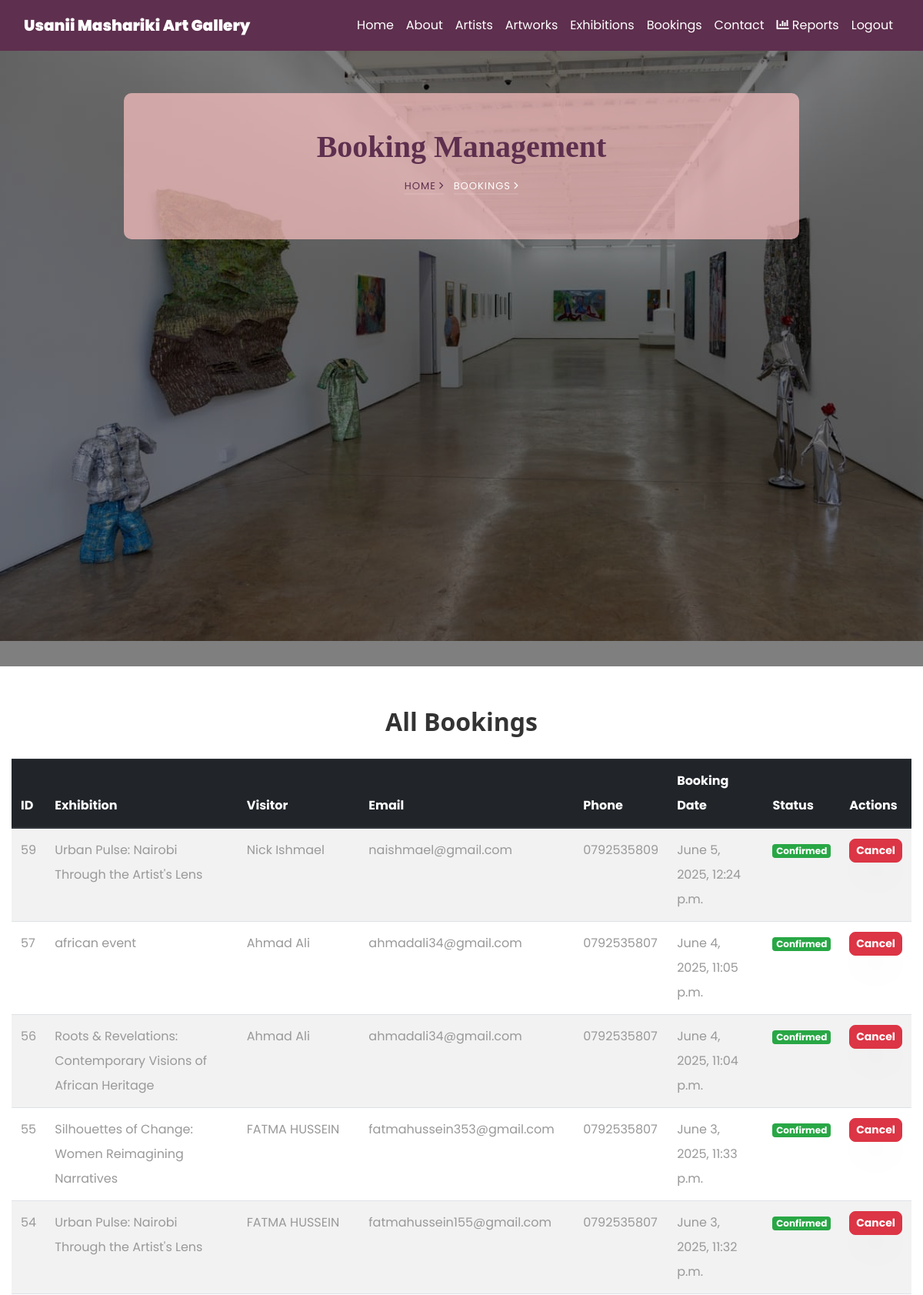
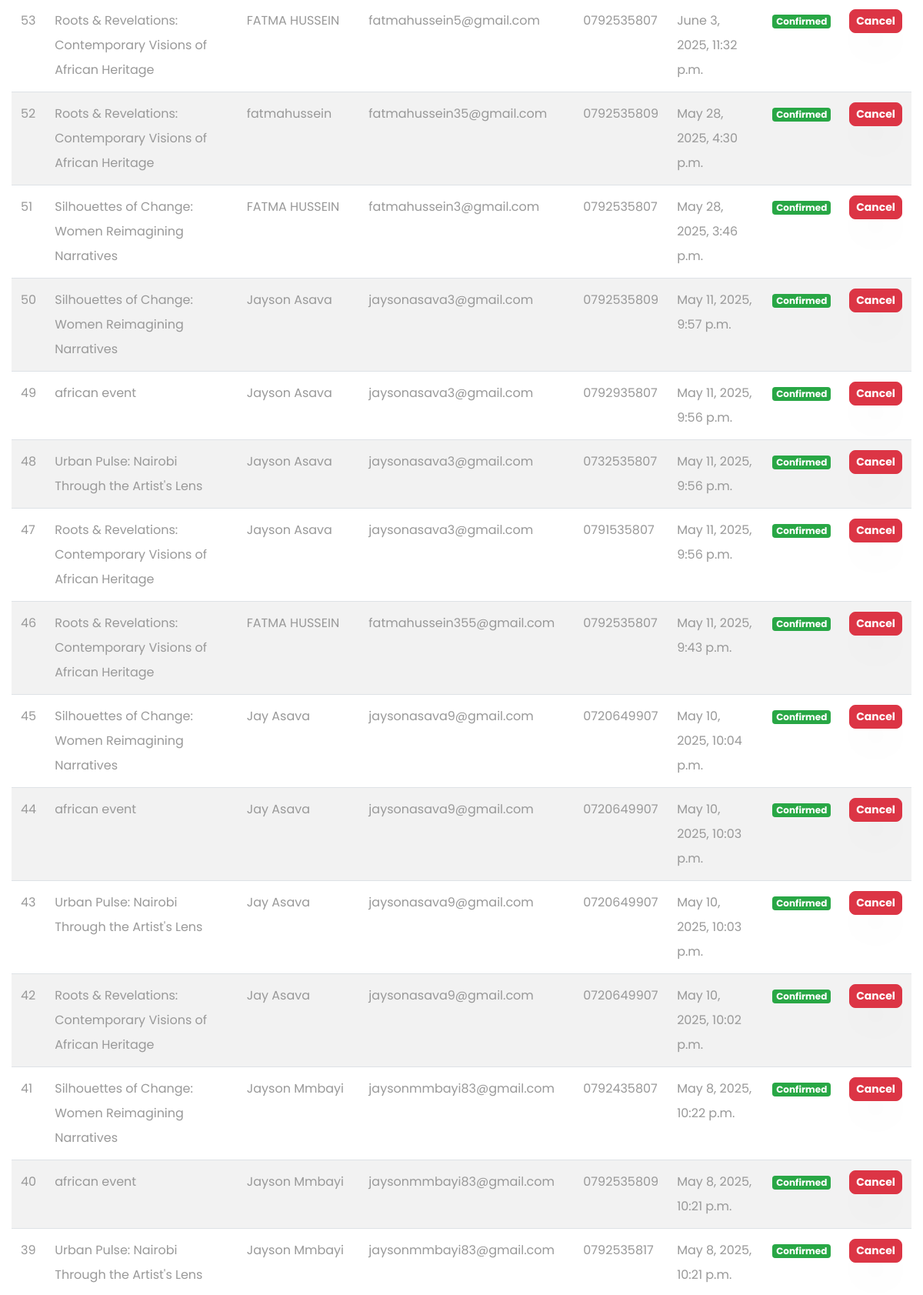
The page /bookings/ (signed in, upper part) on the database its author committed (2 pictures, top to bottom).
### usanii/models.py (models this page shows, shortened)
class Booking(models.Model):
    exhibition = models.ForeignKey(
        Exhibition,
        on_delete=models.CASCADE,
        related_name='bookings'  # Added for easier querying
    )
    name = models.CharField(max_length=255)
    email = models.EmailField()
    phone = models.CharField(max_length=15)
    booking_date = models.DateTimeField(auto_now_add=True)
    is_confirmed = models.BooleanField(default=True)
    attended = models.BooleanField(default=False)  # Track if they actually attended
    user = models.ForeignKey(User, on_delete=models.SET_NULL, null=True, blank=True)  # Added for customer reports
    class Meta:
        unique_together = ('email', 'exhibition')  # Prevent duplicate bookings
        ordering = ['-booking_date']  # Newest bookings first
        verbose_name = "Booking"
        verbose_name_plural = "Bookings"

class Exhibition(models.Model):
    title = models.CharField(max_length=255)
    image = models.ImageField(upload_to='exhibitions/')
    date = models.CharField(max_length=200, default='Saturday')
    description = models.TextField(max_length=1000, default='This is an exhibition')
    start_time = models.TimeField(
        help_text="Format: HH:MM (24-hour format), e.g. 18:00 for 6 PM"
    )
    end_time = models.TimeField(
        help_text="Format: HH:MM (24-hour format), e.g. 21:00 for 9 PM"
    )
    max_capacity = models.PositiveIntegerField(default=50)
    current_attendees = models.PositiveIntegerField(default=0)
    created_at = models.DateTimeField(default=timezone.now)  # Added for better reporting
    booking_date = models.DateTimeField(default=timezone.now)
    class Meta:
        verbose_name = "Exhibition"
        verbose_name_plural = "Exhibitions"
        ordering = ['-created_at']  # Newest exhibitions first

### usanii/views.py (the view)
# urls.py: path('bookings/', views.booking_list, name='booking_list'),
def booking_list(request):
    if not request.user.is_authenticated:
        return redirect('login')
    bookings = Booking.objects.select_related('exhibition').all()
    return render(request, "booking_list.html", {
        "bookings": bookings,
        "footer": Footer.objects.all()
    })

### usanii/templates/booking_list.html
{% extends 'common.html' %}
{% load static %}
{% block body %}
<section class="hero-wrap hero-wrap-2" style="background-image: url('{% static 'images/art6.jpg' %}'); height: 100vh; background-size: cover;" data-stellar-background-ratio="0.5">
  <div class="overlay"></div>
  <div class="container">
    <div class="row no-gutters slider-text align-items-center justify-content-center">
      <div class="col-md-9 ftco-animate text-center" style="background: rgba(255, 196, 196, 0.7); border-radius: 10px; padding: 40px;">
        <h1 class="mb-2 bread" style="font-family: 'Georgia', serif; color: #5e2f4e;">Booking Management</h1>
        <p class="breadcrumbs" style="color: #5e2f4e;">
          <span class="mr-2"><a href="{% url 'home' %}" style="color: #5e2f4e;">Home <i class="ion-ios-arrow-forward"></i></a></span>
          <span>Bookings <i class="ion-ios-arrow-forward"></i></span>
        </p>
      </div>
    </div>
  </div>
</section>
<div class="container my-5">
    <h2 class="text-center mb-4" style="font-family: 'Segoe UI', Tahoma, Geneva, Verdana, sans-serif; color: #333; font-weight: bold;">All Bookings</h2>
    <div class="table-responsive">
        <table class="table table-striped table-hover" style="border-radius: 8px; box-shadow: 0 4px 10px rgba(0, 0, 0, 0.1);">
            <thead class="thead-dark" style="background-color: #3498db; color: #fff;">
                <tr>
                    <th>ID</th>
                    <th>Exhibition</th>
                    <th>Visitor</th>
                    <th>Email</th>
                    <th>Phone</th>
                    <th>Booking Date</th>
                    <th>Status</th>
                    <th>Actions</th>
                </tr>
            </thead>
            <tbody>
                {% for booking in bookings %}
                <tr>
                    <td>{{ booking.id }}</td>
                    <td>{{ booking.exhibition.title }}</td>
                    <td>{{ booking.name }}</td>
                    <td>{{ booking.email }}</td>
                    <td>{{ booking.phone }}</td>
                    <td>{{ booking.booking_date }}</td>
                    <td>
                        {% if booking.is_confirmed %}
                            <span class="badge badge-success" style="font-weight: bold;">Confirmed</span>
                        {% else %}
                            <span class="badge badge-warning" style="font-weight: bold;">Pending</span>
                        {% endif %}
                    </td>
                    <td>
                        <a href="{% url 'cancel_booking' booking.id %}" class="btn btn-sm btn-danger" onclick="return confirm('Are you sure you want to cancel this booking?')" style="border-radius: 8px; font-weight: bold;">Cancel</a>
                    </td>
                </tr>
                {% empty %}
                <tr>
                    <td colspan="8" class="text-center">No bookings found</td>
                </tr>
                {% endfor %}
            </tbody>
        </table>
    </div>
</div>
{% endblock %}

### usanii/templates/common.html (style rules this page uses)
body { background-color: #FFFFFF; font-family: 'Poppins', sans-serif; }
.btn, .form-control.submit { background-color: #88B04B; color: white; }

### rows shown on the page
Booking: id "59", exhibition "Urban Pulse: Nairobi Through the Artist's Lens", name "Nick Ishmael", email "naishmael@gmail.com", phone "0792535809", booking_date "June 5, 2025, 12:24 p.m.", is_confirmed "Confirmed"
Booking: id "57", exhibition "african event", name "Ahmad Ali", email "ahmadali34@gmail.com", phone "0792535807", booking_date "June 4, 2025, 11:05 p.m.", is_confirmed "Confirmed"
Booking: id "56", exhibition "Roots & Revelations: Contemporary Visions of African Heritage", name "Ahmad Ali", email "ahmadali34@gmail.com", phone "0792535807", booking_date "June 4, 2025, 11:04 p.m.", is_confirmed "Confirmed"
Booking: id "55", exhibition "Silhouettes of Change: Women Reimagining Narratives", name "FATMA HUSSEIN", email "fatmahussein353@gmail.com", phone "0792535807", booking_date "June 3, 2025, 11:33 p.m.", is_confirmed "Confirmed"
Booking: id "54", exhibition "Urban Pulse: Nairobi Through the Artist's Lens", name "FATMA HUSSEIN", email "fatmahussein155@gmail.com", phone "0792535807", booking_date "June 3, 2025, 11:32 p.m.", is_confirmed "Confirmed"
Booking: id "53", exhibition "Roots & Revelations: Contemporary Visions of African Heritage", name "FATMA HUSSEIN", email "fatmahussein5@gmail.com", phone "0792535807", booking_date "June 3, 2025, 11:32 p.m.", is_confirmed "Confirmed"
Booking: id "52", exhibition "Roots & Revelations: Contemporary Visions of African Heritage", name "fatmahussein", email "fatmahussein35@gmail.com", phone "0792535809", booking_date "May 28, 2025, 4:30 p.m.", is_confirmed "Confirmed"
Booking: id "51", exhibition "Silhouettes of Change: Women Reimagining Narratives", name "FATMA HUSSEIN", email "fatmahussein3@gmail.com", phone "0792535807", booking_date "May 28, 2025, 3:46 p.m.", is_confirmed "Confirmed"
Booking: id "50", exhibition "Silhouettes of Change: Women Reimagining Narratives", name "Jayson Asava", email "jaysonasava3@gmail.com", phone "0792535809", booking_date "May 11, 2025, 9:57 p.m.", is_confirmed "Confirmed"
Booking: id "49", exhibition "african event", name "Jayson Asava", email "jaysonasava3@gmail.com", phone "0792935807", booking_date "May 11, 2025, 9:56 p.m.", is_confirmed "Confirmed"
Booking: id "48", exhibition "Urban Pulse: Nairobi Through the Artist's Lens", name "Jayson Asava", email "jaysonasava3@gmail.com", phone "0732535807", booking_date "May 11, 2025, 9:56 p.m.", is_confirmed "Confirmed"
Booking: id "47", exhibition "Roots & Revelations: Contemporary Visions of African Heritage", name "Jayson Asava", email "jaysonasava3@gmail.com", phone "0791535807", booking_date "May 11, 2025, 9:56 p.m.", is_confirmed "Confirmed"
Booking: id "46", exhibition "Roots & Revelations: Contemporary Visions of African Heritage", name "FATMA HUSSEIN", email "fatmahussein355@gmail.com", phone "0792535807", booking_date "May 11, 2025, 9:43 p.m.", is_confirmed "Confirmed"
Booking: id "45", exhibition "Silhouettes of Change: Women Reimagining Narratives", name "Jay Asava", email "jaysonasava9@gmail.com", phone "0720649907", booking_date "May 10, 2025, 10:04 p.m.", is_confirmed "Confirmed"
Booking: id "44", exhibition "african event", name "Jay Asava", email "jaysonasava9@gmail.com", phone "0720649907", booking_date "May 10, 2025, 10:03 p.m.", is_confirmed "Confirmed"
Booking: id "43", exhibition "Urban Pulse: Nairobi Through the Artist's Lens", name "Jay Asava", email "jaysonasava9@gmail.com", phone "0720649907", booking_date "May 10, 2025, 10:03 p.m.", is_confirmed "Confirmed"
Booking: id "42", exhibition "Roots & Revelations: Contemporary Visions of African Heritage", name "Jay Asava", email "jaysonasava9@gmail.com", phone "0720649907", booking_date "May 10, 2025, 10:02 p.m.", is_confirmed "Confirmed"
Booking: id "41", exhibition "Silhouettes of Change: Women Reimagining Narratives", name "Jayson Mmbayi", email "jaysonmmbayi83@gmail.com", phone "0792435807", booking_date "May 8, 2025, 10:22 p.m.", is_confirmed "Confirmed"
Booking: id "40", exhibition "african event", name "Jayson Mmbayi", email "jaysonmmbayi83@gmail.com", phone "0792535809", booking_date "May 8, 2025, 10:21 p.m.", is_confirmed "Confirmed"
Booking: id "39", exhibition "Urban Pulse: Nairobi Through the Artist's Lens", name "Jayson Mmbayi", email "jaysonmmbayi83@gmail.com", phone "0792535817", booking_date "May 8, 2025, 10:21 p.m.", is_confirmed "Confirmed"
